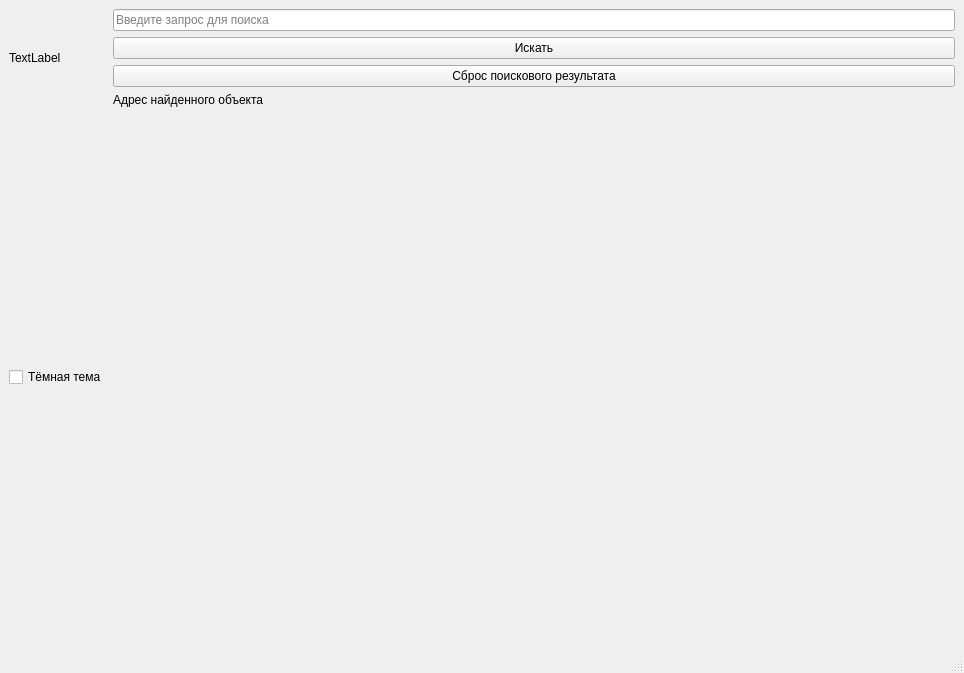
<?xml version="1.0" encoding="UTF-8"?>
<ui version="4.0">
 <class>MainWindow</class>
 <widget class="QMainWindow" name="MainWindow">
  <property name="geometry">
   <rect>
    <x>0</x>
    <y>0</y>
    <width>964</width>
    <height>673</height>
   </rect>
  </property>
  <property name="windowTitle">
   <string>Отображение карты</string>
  </property>
  <widget class="QWidget" name="centralwidget">
   <layout class="QGridLayout" name="gridLayout">
    <item row="0" column="0">
     <widget class="QLabel" name="g_map">
      <property name="text">
       <string>TextLabel</string>
      </property>
     </widget>
    </item>
    <item row="1" column="0">
     <widget class="QCheckBox" name="toggleTheme">
      <property name="text">
       <string>Тёмная тема</string>
      </property>
     </widget>
    </item>
    <item row="1" column="0">
     <spacer name="verticalSpacer">
      <property name="orientation">
       <enum>Qt::Vertical</enum>
      </property>
      <property name="sizeHint" stdset="0">
       <size>
        <width>20</width>
        <height>40</height>
       </size>
      </property>
     </spacer>
    </item>
    <item row="0" column="1">
     <layout class="QVBoxLayout" name="searchLayout">
      <item>
       <widget class="QLineEdit" name="searchLineEdit">
        <property name="placeholderText">
         <string>Введите запрос для поиска</string>
        </property>
       </widget>
      </item>
      <item>
       <widget class="QPushButton" name="searchButton">
        <property name="text">
         <string>Искать</string>
        </property>
       </widget>
      </item>
      <item>
       <widget class="QPushButton" name="resetButton">
        <property name="text">
         <string>Сброс поискового результата</string>
        </property>
       </widget>
      </item>
      <item>
       <widget class="QLabel" name="addressLabel">
        <property name="text">
         <string>Адрес найденного объекта</string>
        </property>
       </widget>
      </item>
     </layout>
    </item>
    <item row="0" column="1">
     <spacer name="horizontalSpacer">
      <property name="orientation">
       <enum>Qt::Horizontal</enum>
      </property>
      <property name="sizeHint" stdset="0">
       <size>
        <width>40</width>
        <height>20</height>
       </size>
      </property>
     </spacer>
    </item>
   </layout>
  </widget>
  <widget class="QMenuBar" name="menubar">
   <property name="geometry">
    <rect>
     <x>0</x>
     <y>0</y>
     <width>964</width>
     <height>21</height>
    </rect>
   </property>
  </widget>
  <widget class="QStatusBar" name="statusbar"/>
 </widget>
 <resources/>
 <connections/>
</ui>
